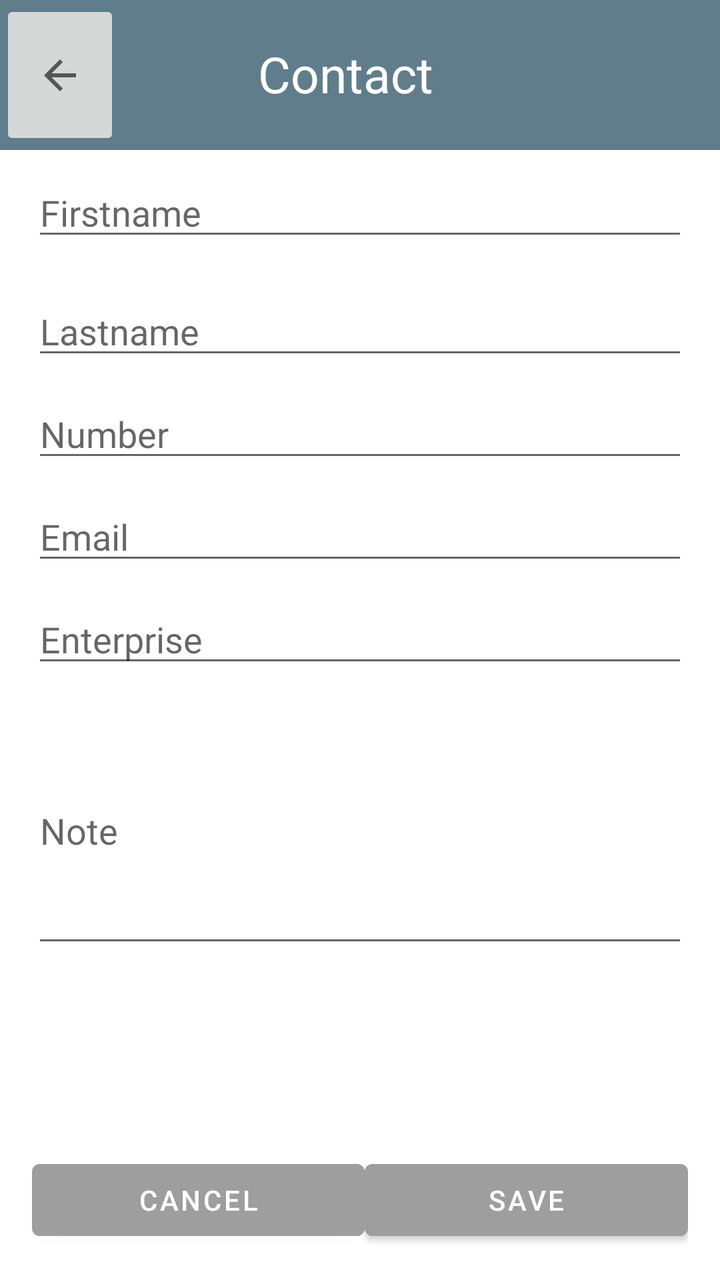
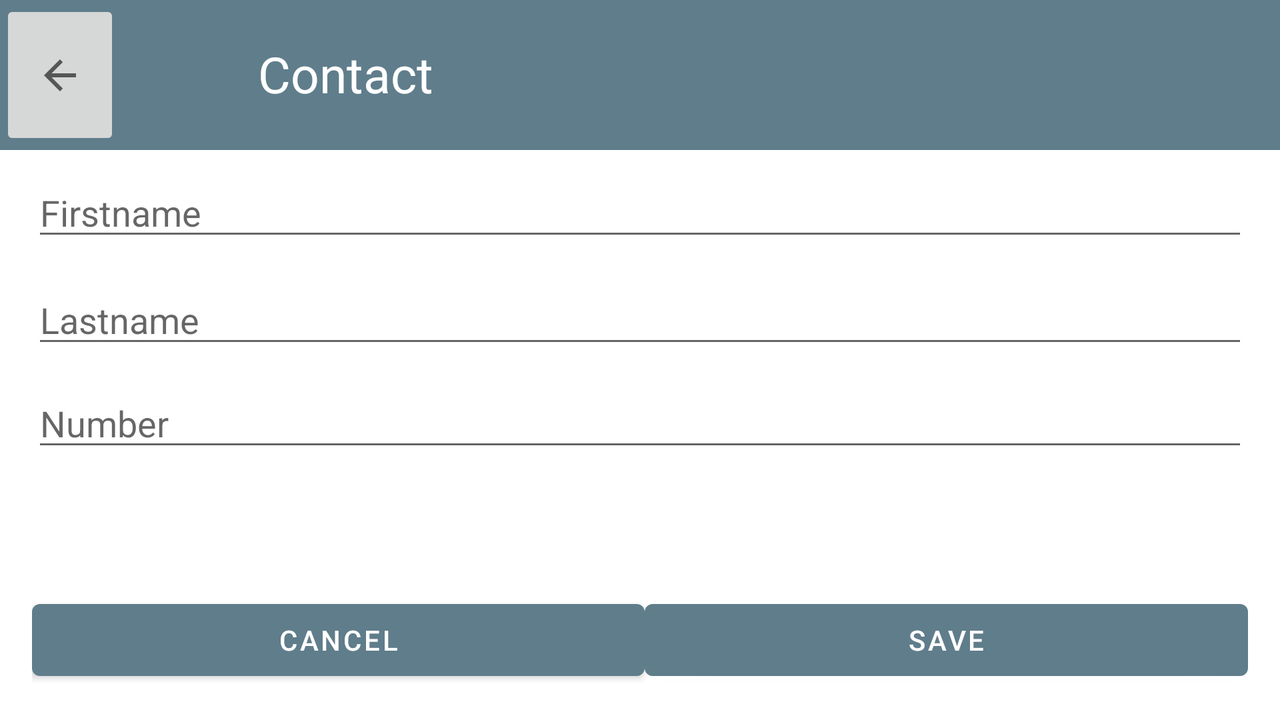

The same Android screen from two of the app's own layout files: first res/layout/ as a phone draws it, then the repository's variant for another configuration, drawn on a device whose configuration selects that folder. Both files follow.
<!-- AndroidManifest.xml: application theme Theme.Basic -->
<!-- res/layout/activity_add_contact.xml -->
<?xml version="1.0" encoding="utf-8"?>
<androidx.constraintlayout.widget.ConstraintLayout xmlns:android="http://schemas.android.com/apk/res/android"
    xmlns:app="http://schemas.android.com/apk/res-auto"
    xmlns:tools="http://schemas.android.com/tools"
    android:layout_width="match_parent"
    android:layout_height="match_parent"
    tools:context=".controller.AddContactActivity">

    <LinearLayout
        android:id="@+id/linearLayout2"
        android:layout_width="match_parent"
        android:layout_height="75dp"
        android:background="?attr/linearLayoutBcolor"
        tools:ignore="MissingConstraints"
        tools:layout_editor_absoluteX="-85dp"
        tools:layout_editor_absoluteY="-1dp">

        <ImageButton
            android:id="@+id/button_back"
            android:layout_width="60dp"
            android:layout_height="match_parent"
            android:contentDescription="@string/button_back"
            android:src="?attr/actionModeCloseDrawable" />

        <ImageView
            android:id="@+id/imageView"
            android:layout_width="54dp"
            android:layout_height="match_parent"
            android:contentDescription="@string/image_42_description"
            android:src="@drawable/logo_42" />

        <TextView
            android:id="@+id/textViewTitle"
            android:layout_width="wrap_content"
            android:layout_height="wrap_content"
            android:paddingStart="15dp"
            android:paddingTop="20dp"
            android:paddingEnd="15dp"
            android:text="@string/contact"
            android:textColor="#FFFFFF"
            android:textSize="25sp" />
    </LinearLayout>

    <EditText
        android:id="@+id/editText_contact_first_name"
        android:layout_width="0dp"
        android:layout_height="wrap_content"
        android:layout_marginStart="16dp"
        android:layout_marginTop="84dp"
        android:layout_marginEnd="16dp"
        android:autofillHints="FirstName"
        android:ems="10"
        android:hint="@string/firstname"
        android:inputType="textPersonName"
        app:layout_constraintEnd_toEndOf="parent"
        app:layout_constraintHorizontal_bias="0.0"
        app:layout_constraintStart_toStartOf="parent"
        app:layout_constraintTop_toTopOf="parent" />

    <EditText
        android:id="@+id/editText_contact_last_name"
        android:layout_width="0dp"
        android:layout_height="wrap_content"
        android:layout_marginStart="16dp"
        android:layout_marginTop="10dp"
        android:layout_marginEnd="16dp"
        android:autofillHints="LastName"
        android:ems="10"
        android:hint="@string/lastname"
        android:inputType="textMultiLine"
        app:layout_constraintBottom_toTopOf="@+id/linearLayout3"
        app:layout_constraintEnd_toEndOf="parent"
        app:layout_constraintStart_toStartOf="parent"
        app:layout_constraintTop_toBottomOf="@+id/editText_contact_first_name"
        app:layout_constraintVertical_bias="0.02" />

    <EditText
        android:id="@+id/editText_contact_number"
        android:layout_width="0dp"
        android:layout_height="wrap_content"
        android:layout_marginStart="16dp"
        android:layout_marginTop="10dp"
        android:layout_marginEnd="16dp"
        android:autofillHints="phoneNumber"
        android:ems="10"
        android:hint="@string/number"
        android:inputType="textMultiLine"
        app:layout_constraintEnd_toEndOf="parent"
        app:layout_constraintStart_toStartOf="parent"
        app:layout_constraintTop_toBottomOf="@+id/editText_contact_last_name" />

    <EditText
        android:id="@+id/editText_contact_email"
        android:layout_width="0dp"
        android:layout_height="wrap_content"
        android:layout_marginStart="16dp"
        android:layout_marginTop="10dp"
        android:layout_marginEnd="16dp"
        android:autofillHints="phoneNumber"
        android:ems="10"
        android:hint="@string/email"
        android:inputType="textMultiLine"
        app:layout_constraintBottom_toTopOf="@+id/linearLayout3"
        app:layout_constraintEnd_toEndOf="parent"
        app:layout_constraintHorizontal_bias="0.0"
        app:layout_constraintStart_toStartOf="parent"
        app:layout_constraintTop_toBottomOf="@+id/editText_contact_number"
        app:layout_constraintVertical_bias="0.0" />

    <EditText
        android:id="@+id/editText_contact_entreprise"
        android:layout_width="0dp"
        android:layout_height="wrap_content"
        android:layout_marginStart="16dp"
        android:layout_marginTop="10dp"
        android:layout_marginEnd="16dp"
        android:autofillHints="phoneNumber"
        android:ems="10"
        android:hint="@string/entreprise"
        android:inputType="textMultiLine"
        app:layout_constraintBottom_toTopOf="@+id/linearLayout3"
        app:layout_constraintEnd_toEndOf="parent"
        app:layout_constraintHorizontal_bias="0.0"
        app:layout_constraintStart_toStartOf="parent"
        app:layout_constraintTop_toBottomOf="@+id/editText_contact_email"
        app:layout_constraintVertical_bias="0.0" />

    <EditText
        android:id="@+id/editText_contact_note"
        android:layout_width="0dp"
        android:layout_height="130dp"
        android:layout_marginStart="16dp"
        android:layout_marginTop="10dp"
        android:layout_marginEnd="16dp"
        android:autofillHints="phoneNumber"
        android:ems="10"
        android:hint="@string/note"
        android:inputType="textMultiLine"
        app:layout_constraintBottom_toTopOf="@+id/linearLayout3"
        app:layout_constraintEnd_toEndOf="parent"
        app:layout_constraintHorizontal_bias="0.0"
        app:layout_constraintStart_toStartOf="parent"
        app:layout_constraintTop_toBottomOf="@+id/editText_contact_entreprise"
        app:layout_constraintVertical_bias="0.0" />

    <LinearLayout
        android:id="@+id/linearLayout3"
        android:layout_width="0dp"
        android:layout_height="wrap_content"
        android:layout_marginStart="16dp"
        android:layout_marginEnd="16dp"
        android:layout_marginBottom="16dp"
        android:orientation="horizontal"
        app:layout_constraintBottom_toBottomOf="parent"
        app:layout_constraintEnd_toEndOf="parent"
        app:layout_constraintStart_toStartOf="parent">

        <Button
            android:id="@+id/button_cancel"
            android:layout_width="wrap_content"
            android:layout_height="wrap_content"
            android:backgroundTint="?attr/buttonBackground"
            android:layout_weight="1"
            android:text="@string/button_cancel" />

        <Button
            android:id="@+id/button_save"
            android:layout_width="wrap_content"
            android:layout_height="wrap_content"
            android:layout_weight="1"
            android:backgroundTint="?attr/buttonBackground"
            android:text="@string/button_save" />
    </LinearLayout>
</androidx.constraintlayout.widget.ConstraintLayout>
<!-- resources referenced by this layout -->
<resources>
  <string name="button_back">Button back</string>
  <string name="button_cancel">Cancel</string>
  <string name="button_save">Save</string>
  <string name="contact">Contact</string>
  <string name="email">Email</string>
  <string name="entreprise">Enterprise</string>
  <string name="firstname">Firstname</string>
  <string name="image_42_description">Image of 42</string>
  <string name="lastname">Lastname</string>
  <string name="note">Note</string>
  <string name="number">Number</string>
  <style name="Theme.Basic" parent="Theme.MaterialComponents.DayNight.DarkActionBar">
          
          <item name="colorPrimary">@color/primary</item>
          <item name="colorPrimaryVariant">@color/primary_dark</item>
          <item name="colorOnPrimary">@color/white</item>
          
          <item name="colorSecondary">@color/accent</item>
          <item name="colorSecondaryVariant">@color/accent</item>
          <item name="colorOnSecondary">@color/white</item>
          
          <item name="android:statusBarColor" tools:targetApi="l">?attr/colorPrimaryVariant</item>
          
          <item name="linearLayoutBcolor">@color/primary</item>
          <item name="buttonBackground">@color/accent</item>
      </style>
  <color name="primary">#607D8B</color>
  <color name="primary_dark">#455A64</color>
  <color name="white">#FFFFFFFF</color>
  <color name="accent">#9E9E9E</color>
</resources>
<!-- res/layout-land/activity_add_contact.xml (the repository's variant of the layout above) -->
<!-- drawn on the phone turned sideways -->
<?xml version="1.0" encoding="utf-8"?>
<androidx.constraintlayout.widget.ConstraintLayout xmlns:android="http://schemas.android.com/apk/res/android"
    xmlns:app="http://schemas.android.com/apk/res-auto"
    xmlns:tools="http://schemas.android.com/tools"
    android:layout_width="match_parent"
    android:layout_height="match_parent"
    tools:context=".controller.AddContactActivity">

    <LinearLayout
        android:id="@+id/linearLayout2"
        android:layout_width="match_parent"
        android:layout_height="75dp"
        android:background="@color/primary"
        tools:ignore="MissingConstraints"
        tools:layout_editor_absoluteX="-85dp"
        tools:layout_editor_absoluteY="-1dp">

        <ImageButton
            android:id="@+id/button_back"
            android:layout_width="60dp"
            android:layout_height="match_parent"
            android:contentDescription="@string/button_back"
            android:src="?attr/actionModeCloseDrawable" />

        <ImageView
            android:id="@+id/imageView"
            android:layout_width="54dp"
            android:layout_height="match_parent"
            android:contentDescription="@string/image_42_description"
            android:src="@drawable/logo_42" />

        <TextView
            android:id="@+id/textViewTitle"
            android:layout_width="wrap_content"
            android:layout_height="wrap_content"
            android:paddingStart="15dp"
            android:paddingTop="20dp"
            android:paddingEnd="15dp"
            android:text="@string/contact"
            android:textColor="#FFFFFF"
            android:textSize="25sp" />
    </LinearLayout>

    <EditText
        android:id="@+id/editText_contact_first_name"
        android:layout_width="0dp"
        android:layout_height="wrap_content"
        android:layout_marginStart="16dp"
        android:layout_marginTop="84dp"
        android:layout_marginEnd="16dp"
        android:autofillHints="FirstName"
        android:ems="10"
        android:hint="@string/firstname"
        android:inputType="textPersonName"
        app:layout_constraintEnd_toEndOf="parent"
        app:layout_constraintHorizontal_bias="0.0"
        app:layout_constraintStart_toStartOf="parent"
        app:layout_constraintTop_toTopOf="parent" />

    <EditText
        android:id="@+id/editText_contact_last_name"
        android:layout_width="0dp"
        android:layout_height="wrap_content"
        android:layout_marginStart="16dp"
        android:layout_marginTop="10dp"
        android:layout_marginEnd="16dp"
        android:autofillHints="LastName"
        android:ems="10"
        android:hint="@string/lastname"
        android:inputType="textMultiLine"
        app:layout_constraintBottom_toTopOf="@+id/linearLayout3"
        app:layout_constraintEnd_toEndOf="parent"
        app:layout_constraintStart_toStartOf="parent"
        app:layout_constraintTop_toBottomOf="@+id/editText_contact_first_name"
        app:layout_constraintVertical_bias="0.02" />

    <EditText
        android:id="@+id/editText_contact_number"
        android:layout_width="0dp"
        android:layout_height="wrap_content"
        android:layout_marginStart="16dp"
        android:layout_marginTop="9dp"
        android:layout_marginEnd="16dp"
        android:autofillHints="phoneNumber"
        android:ems="10"
        android:hint="@string/number"
        android:inputType="textMultiLine"
        app:layout_constraintBottom_toTopOf="@+id/linearLayout3"
        app:layout_constraintEnd_toEndOf="parent"
        app:layout_constraintStart_toStartOf="parent"
        app:layout_constraintTop_toBottomOf="@+id/editText_contact_last_name"
        app:layout_constraintVertical_bias="0.02" />

    <LinearLayout
        android:id="@+id/linearLayout3"
        android:layout_width="0dp"
        android:layout_height="wrap_content"
        android:layout_marginStart="16dp"
        android:layout_marginEnd="16dp"
        android:layout_marginBottom="16dp"
        android:orientation="horizontal"
        app:layout_constraintBottom_toBottomOf="parent"
        app:layout_constraintEnd_toEndOf="parent"
        app:layout_constraintStart_toStartOf="parent">

        <Button
            android:id="@+id/button_cancel"
            android:layout_width="wrap_content"
            android:layout_height="wrap_content"
            android:layout_weight="1"
            android:text="@string/button_cancel" />

        <Button
            android:id="@+id/button_save"
            android:layout_width="wrap_content"
            android:layout_height="wrap_content"
            android:layout_weight="1"
            android:text="@string/button_save" />
    </LinearLayout>
</androidx.constraintlayout.widget.ConstraintLayout>
<!-- resources referenced by the variant -->
<!-- as the phone turned sideways resolves them -->
<resources>
  <color name="primary">#607D8B</color>
  <string name="button_back">Button back</string>
  <string name="button_cancel">Cancel</string>
  <string name="button_save">Save</string>
  <string name="contact">Contact</string>
  <string name="firstname">Firstname</string>
  <string name="image_42_description">Image of 42</string>
  <string name="lastname">Lastname</string>
  <string name="number">Number</string>
  <style name="Theme.Basic" parent="Theme.MaterialComponents.DayNight.DarkActionBar">
          
          <item name="colorPrimary">@color/primary</item>
          <item name="colorPrimaryVariant">@color/primary_dark</item>
          <item name="colorOnPrimary">@color/white</item>
          
          <item name="colorSecondary">@color/accent</item>
          <item name="colorSecondaryVariant">@color/accent</item>
          <item name="colorOnSecondary">@color/white</item>
          
          <item name="android:statusBarColor" tools:targetApi="l">?attr/colorPrimaryVariant</item>
          
          <item name="linearLayoutBcolor">@color/primary</item>
          <item name="buttonBackground">@color/accent</item>
      </style>
  <color name="primary_dark">#455A64</color>
  <color name="white">#FFFFFFFF</color>
  <color name="accent">#9E9E9E</color>
</resources>
